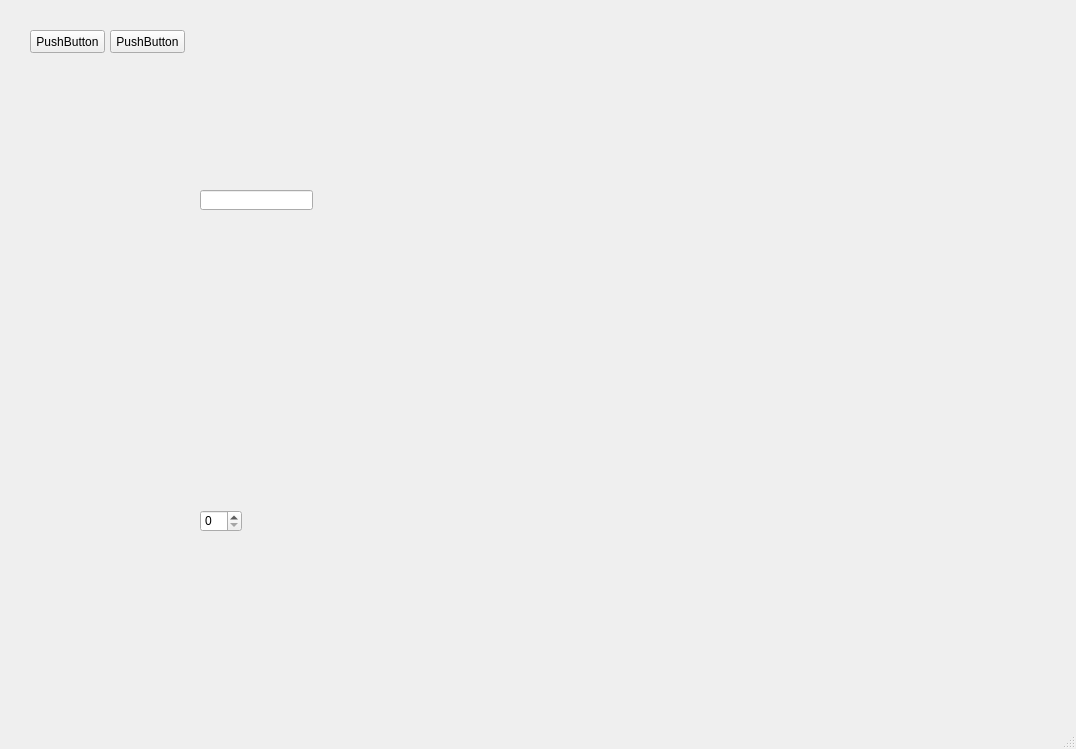
<?xml version="1.0" encoding="UTF-8"?>
<ui version="4.0">
 <class>MainWindow</class>
 <widget class="QMainWindow" name="MainWindow">
  <property name="geometry">
   <rect>
    <x>0</x>
    <y>0</y>
    <width>1076</width>
    <height>749</height>
   </rect>
  </property>
  <property name="windowTitle">
   <string>MainWindow</string>
  </property>
  <widget class="QWidget" name="centralwidget">
   <widget class="QPushButton" name="pushButton">
    <property name="geometry">
     <rect>
      <x>110</x>
      <y>30</y>
      <width>75</width>
      <height>23</height>
     </rect>
    </property>
    <property name="text">
     <string>PushButton</string>
    </property>
   </widget>
   <widget class="QPushButton" name="pushButton_2">
    <property name="geometry">
     <rect>
      <x>30</x>
      <y>30</y>
      <width>75</width>
      <height>23</height>
     </rect>
    </property>
    <property name="text">
     <string>PushButton</string>
    </property>
   </widget>
   <widget class="QWidget" name="widget_top" native="true">
    <property name="geometry">
     <rect>
      <x>110</x>
      <y>80</y>
      <width>871</width>
      <height>321</height>
     </rect>
    </property>
    <widget class="QLineEdit" name="lineEdit">
     <property name="geometry">
      <rect>
       <x>90</x>
       <y>110</y>
       <width>113</width>
       <height>20</height>
      </rect>
     </property>
    </widget>
   </widget>
   <widget class="QWidget" name="widget_bottom" native="true">
    <property name="geometry">
     <rect>
      <x>110</x>
      <y>430</y>
      <width>871</width>
      <height>261</height>
     </rect>
    </property>
    <widget class="QSpinBox" name="spinBox">
     <property name="geometry">
      <rect>
       <x>90</x>
       <y>80</y>
       <width>42</width>
       <height>22</height>
      </rect>
     </property>
    </widget>
   </widget>
  </widget>
  <widget class="QMenuBar" name="menubar">
   <property name="geometry">
    <rect>
     <x>0</x>
     <y>0</y>
     <width>1076</width>
     <height>23</height>
    </rect>
   </property>
  </widget>
  <widget class="QStatusBar" name="statusbar"/>
 </widget>
 <resources/>
 <connections/>
</ui>
